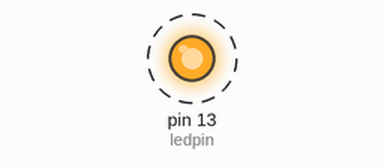
Recording of a sketch running on a simulated Arduino Uno, built with avr-gcc and run on an emulated ATmega328P. On the bench: output pins drawn as LEDs (lit = HIGH). Dashed ring = blinking.

Above: at 0.5 s.
Timing chart, 0 to 3.0 s (numbered marks = the images above):
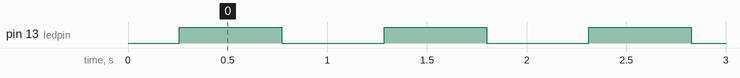

Measured:
- by itself, pin 13 (ledpin): alternates HIGH for 0.51 s and LOW for 0.51 s

The sketch:

Fading.ino
```cpp
const int ledpin = 13;
void setup() {
  pinMode(ledpin, OUTPUT);
}
void loop() {
  for(int brightness = 0; brightness < 255; brightness++ ) {
    analogWrite(ledpin, brightness);
    delay(2);
  }
  for(int brightness = 255; brightness > 0; brightness--) {
    analogWrite(ledpin, brightness);
    delay(2);
  }
}
```
